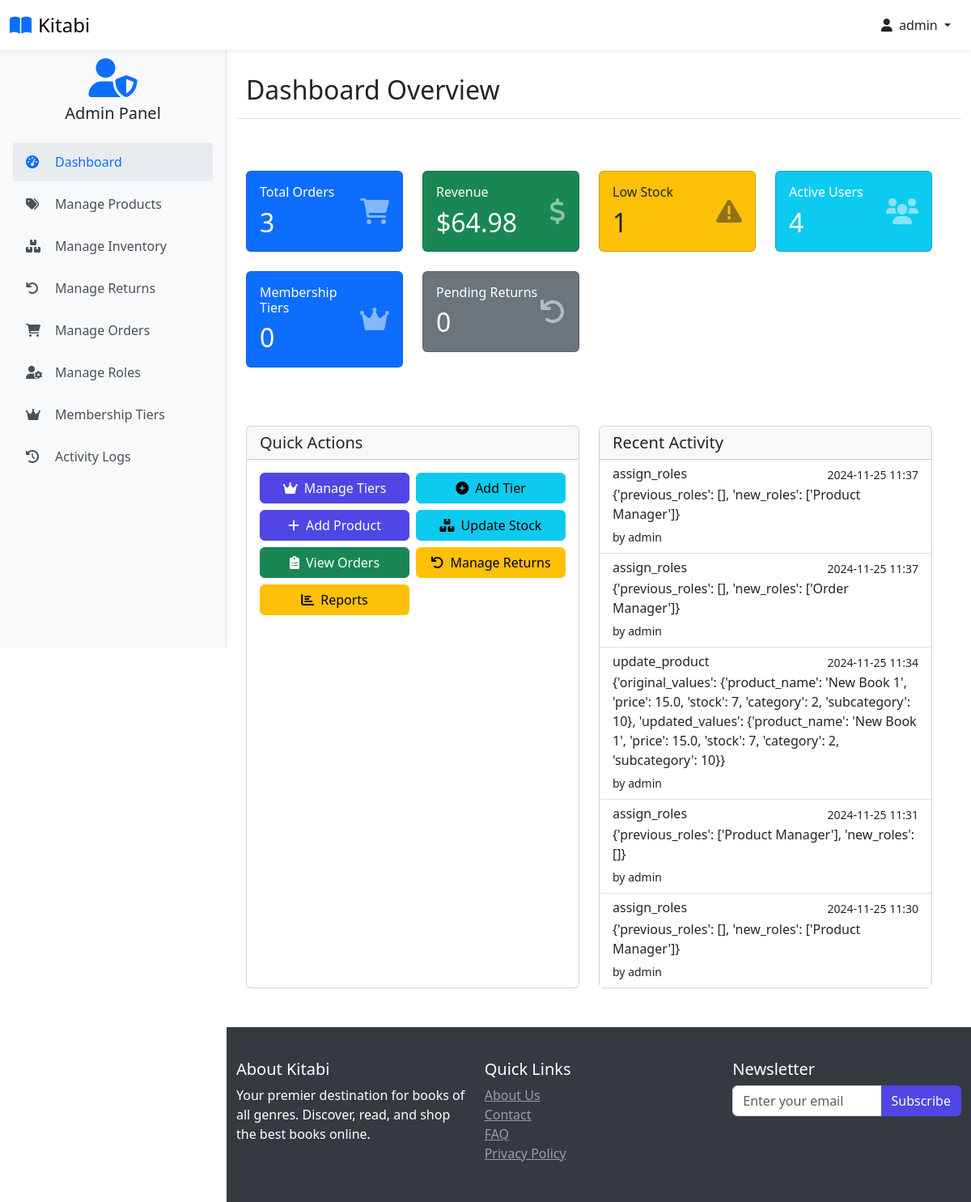
Page /admin-page (signed in) on the earlier database version.
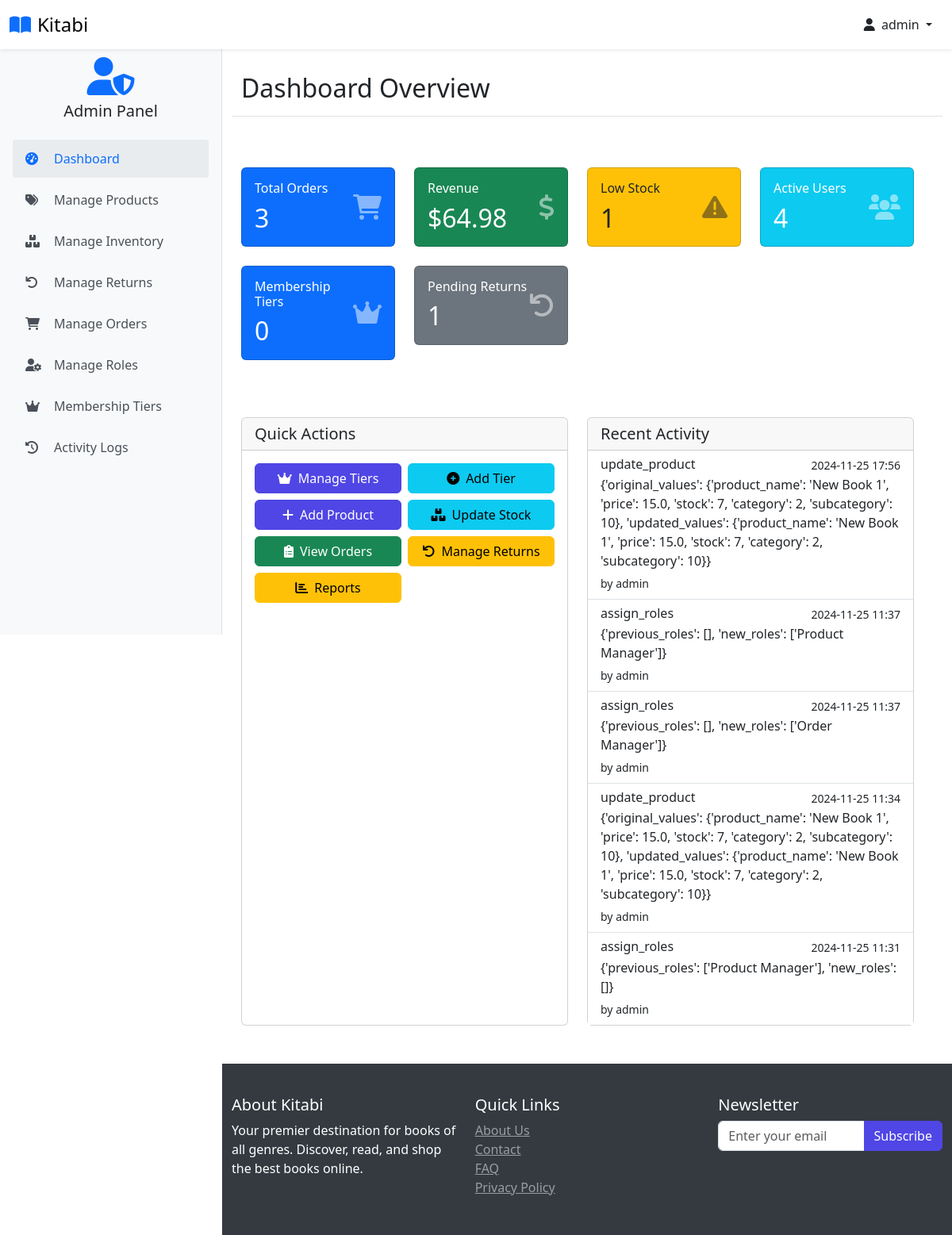
Same page on the later database version.
### website/models.py (models this page shows, shortened)
class ActivityLog(db.Model):
    id = db.Column(db.Integer, primary_key=True)
    user_id = db.Column(db.Integer, db.ForeignKey('customer.id'), nullable=False)
    action = db.Column(db.String(100), nullable=False)
    entity_type = db.Column(db.String(50))
    entity_id = db.Column(db.Integer)
    details = db.Column(db.JSON)
    ip_address = db.Column(db.String(50))
    timestamp = db.Column(db.DateTime, default=datetime.utcnow)
    user = db.relationship('Customer', back_populates='activity_logs')

class Customer(db.Model, UserMixin):
    id = db.Column(db.Integer, primary_key=True)
    full_name = db.Column(db.String(100), nullable=False)
    email = db.Column(db.String(100), unique=True, nullable=False)
    username = db.Column(db.String(100), unique=True, nullable=False)
    password_hash = db.Column(db.String(200), nullable=False)
    date_joined = db.Column(db.DateTime(), default=datetime.utcnow)
    is_admin_val = db.Column(db.Boolean, default=False)
    last_login = db.Column(db.DateTime)
    status = db.Column(db.String(20), default='active')
    membership_tier_id = db.Column(db.Integer, db.ForeignKey('membership_tier.id'), default=1)  # Default to Normal
    points = db.Column(db.Integer, default=0)
    membership_tier = db.relationship('MembershipTier', backref='customers')
    cart_items = db.relationship('Cart', back_populates='customer', lazy=True)
    orders = db.relationship('Order', back_populates='customer', lazy=True)
    activity_logs = db.relationship('ActivityLog', back_populates='user', lazy=True)
    returns = db.relationship('Return', foreign_keys='Return.customer_link', back_populates='customer', lazy=True)
    roles = db.relationship(
        'Role',
        secondary=user_roles,
        back_populates='users',
        lazy='dynamic'
    )
    @property
    def password(self):
        raise AttributeError('Password is not a readable Attribute')
    @property
    def is_admin(self):
        return self.is_admin_val or any(
            role.name in ['Super Admin', 'Product Manager', 'Order Manager']
            for role in self.roles
        )
    def has_permission(self, permission):
        if not self.roles:
            return False
        for role in self.roles:
            permissions = role.permissions or []
            if permission in permissions:
                return True
        return False

### website/admin.py (the view)
@admin.route('/admin-page')
@login_required
@admin_required
def admin_page():
    try:
        total_orders = Order.query.count()
        total_revenue = db.session.query(
            db.func.sum(Order.price * Order.quantity)
        ).scalar() or 0
        low_stock_count = Product.query.filter(
            Product.in_stock <= Product.low_stock_threshold
        ).count()
        active_users = Customer.query.filter_by(status='active').count()
        recent_activities = ActivityLog.query.order_by(
            ActivityLog.timestamp.desc()
        ).limit(5).all()
        pending_returns = Return.query.filter_by(status='pending').count()
        return render_template('admin.html',
            total_orders=total_orders,
            total_revenue="{:,.2f}".format(total_revenue),
            low_stock_count=low_stock_count,
            active_users=active_users,
            pending_returns=pending_returns,
            recent_activities=recent_activities
        )
    except Exception as e:
        flash('Error loading dashboard statistics', 'error')
        print(f"Error in admin dashboard: {e}")
        return render_template('admin.html')

### website/templates/admin.html (shortened to what the changed rows need)
{% extends 'base.html' %}
{% block body %}
<div class="container pt-2">
    <div class="row mb-4">
        <div class="d-flex justify-content-between flex-wrap flex-md-nowrap align-items-center pb-2 mb-3 border-bottom">
            <h2 class="h2">Dashboard Overview</h2>
        </div>
        <div class="row g-4 mb-4">
            {% if current_user.has_permission('manage_orders') %}
            <div class="col-md-3">
                <div class="card text-white bg-primary">
                    <div class="card-body">
                        <div class="d-flex justify-content-between align-items-center">
                            <div>
                                <h2 class="mt-2 mb-0">{{ total_orders|default(0) }}</h2>
                            </div>
                        </div>
                    </div>
                </div>
            </div>
            <div class="col-md-3">
                <div class="card text-white bg-success">
                    <div class="card-body">
                        <div class="d-flex justify-content-between align-items-center">
                            <div>
                                <h2 class="mt-2 mb-0">${{ total_revenue|default('0.00') }}</h2>
                            </div>
                        </div>
                    </div>
                </div>
            </div>
            {% endif %}
            {% if current_user.has_permission('manage_inventory') %}
            <div class="col-md-3">
                <div class="card text-dark bg-warning">
                    <div class="card-body">
                        <div class="d-flex justify-content-between align-items-center">
                            <div>
                                <h2 class="mt-2 mb-0">{{ low_stock_count|default(0) }}</h2>
                            </div>
                        </div>
                    </div>
                </div>
            </div>
            {% endif %}
            {% if current_user.has_permission('manage_users') %}
            <div class="col-md-3">
                <div class="card text-white bg-info">
                    <div class="card-body">
                        <div class="d-flex justify-content-between align-items-center">
                            <div>
                                <h2 class="mt-2 mb-0">{{ active_users|default(0) }}</h2>
                            </div>
                        </div>
                    </div>
                </div>
            </div>
            <div class="col-md-3">
                <div class="card text-white bg-primary">
                    <div class="card-body">
                        <div class="d-flex justify-content-between align-items-center">
                            <div>
                                <h2 class="mt-2 mb-0">{{ membership_tiers_count|default(0) }}</h2>
                            </div>
                        </div>
                    </div>
                </div>
            </div>
            {% endif %}
            {% if current_user.has_permission('manage_returns') %}
            <div class="col-md-3">
                <div class="card text-white bg-secondary">
                    <div class="card-body">
                        <div class="d-flex justify-content-between align-items-center">
                            <div>
                                <h6 class="card-title mb-0">Pending Returns</h6>
                                <h2 class="mt-2 mb-0">{{ pending_returns|default(0) }}</h2>
                            </div>
                            <i class="fas fa-undo fa-2x opacity-50"></i>
                        </div>
                    </div>
                </div>
            </div>
            {% endif %}
        </div>
        <div class="row g-4 mb-4">
            {% if current_user.has_permission('view_reports') %}
            <div class="col-md-6">
                <div class="card h-100">
                    <div class="card-body p-0">
                        <div class="list-group list-group-flush">
                            {% if recent_activities %}
                                {% for log in recent_activities %}
                                <div class="list-group-item">
                                    <div class="d-flex w-100 justify-content-between">
                                        <h6 class="mb-1">{{ log.action }}</h6>
                                        <small>{{ log.timestamp.strftime('%Y-%m-%d %H:%M') }}</small>
                                    </div>
                                    <p class="mb-1">{{ log.details }}</p>
                                    <small>by {{ log.user.username }}</small>
                                </div>
                                {% endfor %}
                            {% else %}
                                <div class="list-group-item">
                                    <p class="mb-0 text-muted">No recent activity</p>
                                </div>
                            {% endif %}
                        </div>
                    </div>
                </div>
            </div>
            {% endif %}
        </div>
    </div>
</div>
{% endblock %}

Differences in the rows shown:
no longer on this page (row unchanged): ActivityLog: action "assign_roles", timestamp "2024-11-25 11:30", details "{'previous_roles': [], 'new_roles': ['Product Manager']}", user.username "admin"
added ActivityLog: action "update_product", timestamp "2024-11-25 17:56", details "{'original_values': {'product_name': 'New Book 1', 'price': 15.0, 'stock': 7, 'category': 2, 'subcategory': 10}, 'updated_values': {'product_name': 'New Book 1', 'price': 15.0, 'stock': 7, 'category': 2, 'subcategory': 10}}", user.username "admin"
Other differences:
{{ pending_returns|default(0) }}: "0" → "1"
